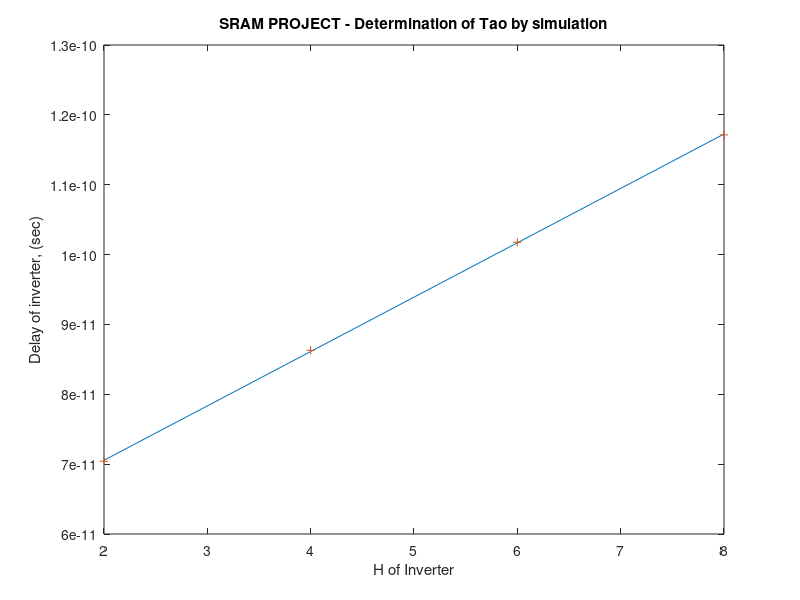

This chart was generated by the following MATLAB code:
% This file calculates the delay of the unit inverter for the tsmc_018
% technology file provided for the SRAM project.

lambda=.1*(10^-6);
Cgate=2.396*(10^-15)/(10^-6);
cin=(4+12)*lambda*4*Cgate;
%{
from simulation:
 .param cload = 30f *h=2                                                             
   crisingdelay=  8.4985E-11  targ=  2.1627E-09   trig=  2.0777E-09
   cfallingdelay=  7.4758E-11  targ=  4.1541E-09   trig=  4.0794E-09

 .param cload = 60f *h=4
   crisingdelay=  1.1295E-10  targ=  2.1905E-09   trig=  2.0776E-09
   cfallingdelay=  1.0937E-10  targ=  4.1866E-09   trig=  4.0772E-09
 
 .param cload = 90f *h=6
   crisingdelay=  1.3906E-10  targ=  2.2166E-09   trig=  2.0775E-09
   cfallingdelay=  1.3826E-10  targ=  4.2153E-09   trig=  4.0770E-09

 .param cload = 120f *h=8
   crisingdelay=  1.6338E-10  targ=  2.2417E-09   trig=  2.0784E-09
   cfallingdelay=  1.6634E-10  targ=  4.2433E-09   trig=  4.0770E-09

FROM SIMULATION WITH BETTER NETLIST>>>
h=2
.param load_size = 1                                                                
   crisingdelay=  7.4254E-11  targ=  4.1888E-09   trig=  4.1145E-09
   cfallingdelay=  6.6566E-11  targ=  2.1862E-09   trig=  2.1197E-09
h=4
 .param load_size = 2
   crisingdelay=  9.0220E-11  targ=  4.2047E-09   trig=  4.1145E-09
   cfallingdelay=  8.2377E-11  targ=  2.2020E-09   trig=  2.1196E-09
h=6
 .param load_size = 3
   crisingdelay=  1.0602E-10  targ=  4.2205E-09   trig=  4.1145E-09
   cfallingdelay=  9.7521E-11  targ=  2.2171E-09   trig=  2.1196E-09
h=8
 .param load_size = 4
   crisingdelay=  1.2190E-10  targ=  4.2364E-09   trig=  4.1145E-09
   cfallingdelay=  1.1237E-10  targ=  2.2319E-09   trig=  2.1196E-09

%}
%For 2nd extra run
%Loadcap=[30e-15,   60e-15,     90e-15,    120e-15];
%dRise=[8.4985E-11, 1.1295E-10, 1.3906E-10, 1.6338E-10];
%dFall=[7.4758E-11, 1.0937E-10, 1.3826E-10, 1.6634E-10];

%Loadcap=[30e-15,   60e-15,     90e-15,    120e-15];
h=[2,4,6,8]
dRise=[7.4254E-11, 9.0220E-11, 1.0602E-10, 1.2190E-10];
dFall=[6.6566E-11, 8.2377E-11, 9.7521E-11, 1.1237E-10];




for i=1:length(dRise)
    %calculate values for delay
    dAve(i)=(dRise(i)+dFall(i))/2;

    %calculate values for h
    %h(i)=Loadcap(i)/cin;
end


% Calculate fit parameters
[p,ErrorEst] = polyfit(h,dAve,1);
% Evaluate the fit
d_fit = polyval(p,h,ErrorEst);
% Plot the data and the fit
figure(1)
plot(h,d_fit,'-',h,dAve,'+');
title('SRAM PROJECT - Determination of Tao by simulation')
xlabel('H of Inverter')
ylabel('Delay of inverter, (sec)')
% use text(<x-coord>, <y-coord>,'the text you wish to display')
p 

  
%%%%%%%%%%%%%%%%%%%%%%%%%%%%%%%%%
% for fit_line                  %
% slope is 14.34ps              %
% y-intercept is 53.65ps        %
%%%%%%%%%%%%%%%%%%%%%%%%%%%%%%%%%
